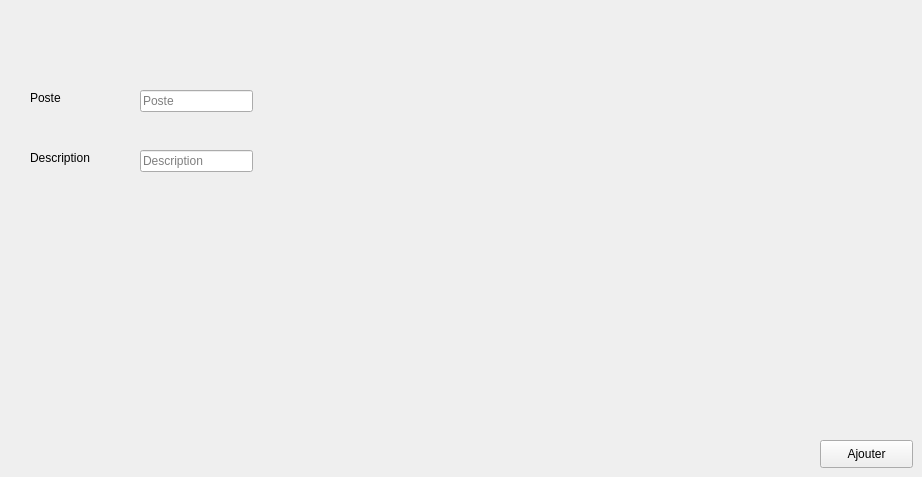
      <widget class="QWidget" name="tab_12">
       <attribute name="title">
        <string>Ajouter</string>
       </attribute>
       <widget class="QLabel" name="label_27">
        <property name="geometry">
         <rect>
          <x>30</x>
          <y>90</y>
          <width>55</width>
          <height>16</height>
         </rect>
        </property>
        <property name="text">
         <string>Poste</string>
        </property>
       </widget>
       <widget class="QLineEdit" name="poste3">
        <property name="geometry">
         <rect>
          <x>140</x>
          <y>90</y>
          <width>113</width>
          <height>22</height>
         </rect>
        </property>
        <property name="placeholderText">
         <string>Poste </string>
        </property>
       </widget>
       <widget class="QPushButton" name="role">
        <property name="geometry">
         <rect>
          <x>820</x>
          <y>440</y>
          <width>93</width>
          <height>28</height>
         </rect>
        </property>
        <property name="text">
         <string>Ajouter</string>
        </property>
       </widget>
       <widget class="QLineEdit" name="description">
        <property name="geometry">
         <rect>
          <x>140</x>
          <y>150</y>
          <width>113</width>
          <height>22</height>
         </rect>
        </property>
        <property name="placeholderText">
         <string>Description</string>
        </property>
       </widget>
       <widget class="QLabel" name="label_28">
        <property name="geometry">
         <rect>
          <x>30</x>
          <y>150</y>
          <width>81</width>
          <height>16</height>
         </rect>
        </property>
        <property name="text">
         <string>Description</string>
        </property>
       </widget>
      </widget>
